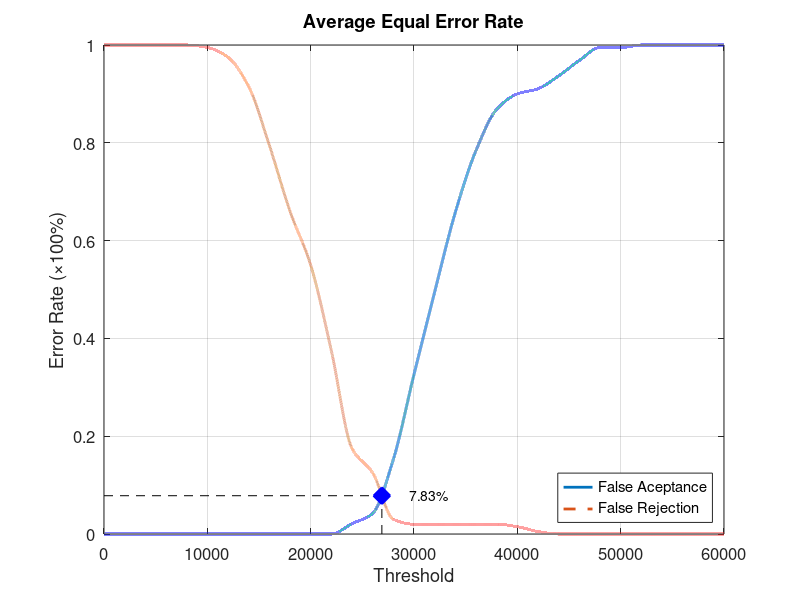
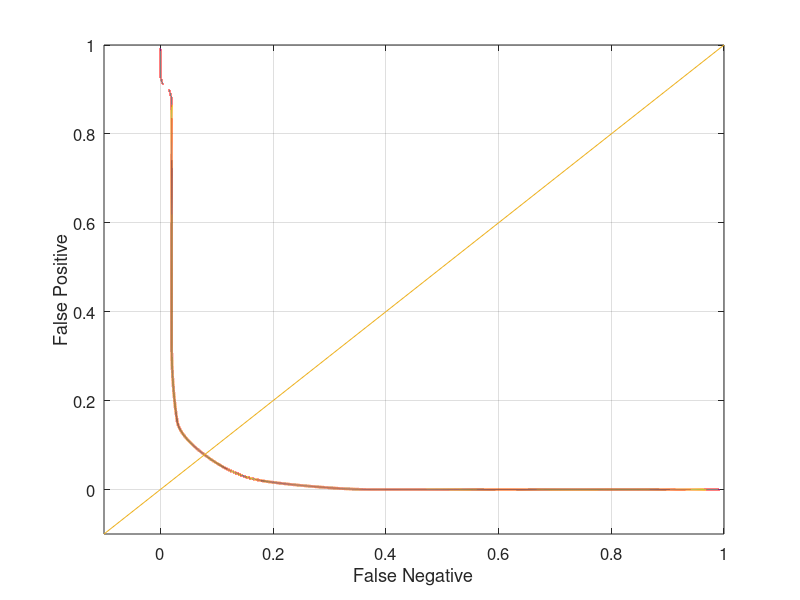

Recreate these plots in MATLAB, in order.
function yEER = Database5_1
close all;
clear;
clc;
x = 0:2000:60000;
xq = 0:0.5:60000;

y0 = [0 0 0 0 0 0 0 0 0 0 0 0 0.0210526 0.0421053 0.152632 0.326316 0.494737 0.657895 0.784211 0.868421 0.9 0.910526 0.936842 0.968421 0.994737 0.994737 1 1 1 1 1];
yy0 = interp1(x, y0, xq, 'pchip');
y1 = [1 1 1 1 1 0.995 0.975 0.915 0.795 0.66 0.55 0.375 0.175 0.125 0.03 0.02 0.02 0.02 0.02 0.02 0.015 0.005 0 0 0 0 0 0 0 0 0];
yy1 = interp1(x, y1, xq, 'pchip');

% Calculating EER: 
y2 = abs(y0 - y1);
find(y2 == min(y2))
yy2 = abs(yy0 - yy1);
xEER = find(yy2 == min(yy2));
xEERIndex = xq(xEER) % X-axis EER
yEER = yy0(xEER) % Y-axis EER

main = figure
plot(xq, yy0,'-','LineWidth', 2);	hold on
plot(xq, yy1,'--','LineWidth', 2);	hold on
plot([xEERIndex xEERIndex], [0 yEER], 'k--');	hold on
plot([0 xEERIndex], [yEER yEER], 'k--');	hold on
plot(xEERIndex, yEER, 'bx', 'LineWidth', 10);	hold on
text(xEERIndex + 10 * xEERIndex / 100, yEER, [num2str(round((10000 * yEER)) / 100) '%'])
legend('False Aceptance', 'False Rejection', 'Location', 'SouthEast')
xlabel('Threshold')
ylabel('Error Rate (\times100%)')
title('Average Equal Error Rate')
set(gca, 'FontSize', 12)
axis([0 60000 0 1])
grid on

print(main, 'Database5_1Main', '-dpng');
FNRxFPR = figure('Color', [1 1 1]);
plot(yy1, yy0, '-', yy1, yy0, 'LineWidth', 2);
hold on
y = -0.1:0.1:1
plot(y, y); 
set(gca, 'FontSize', 12)
xlabel('False Negative')
ylabel('False Positive')
axis([-0.1 1 -0.1 1])
set(gca, 'FontSize', 12)
grid on

print(FNRxFPR, 'Database5_1FNRxFPR','-dpng');
end
